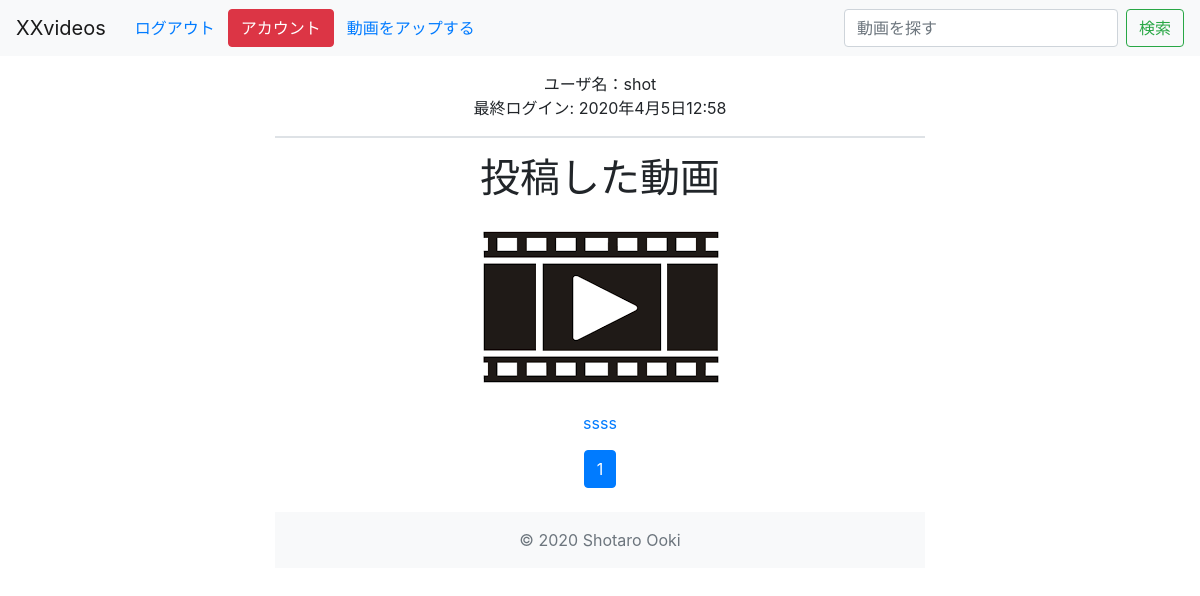
The app's page /user_page/ (signed in), older data.
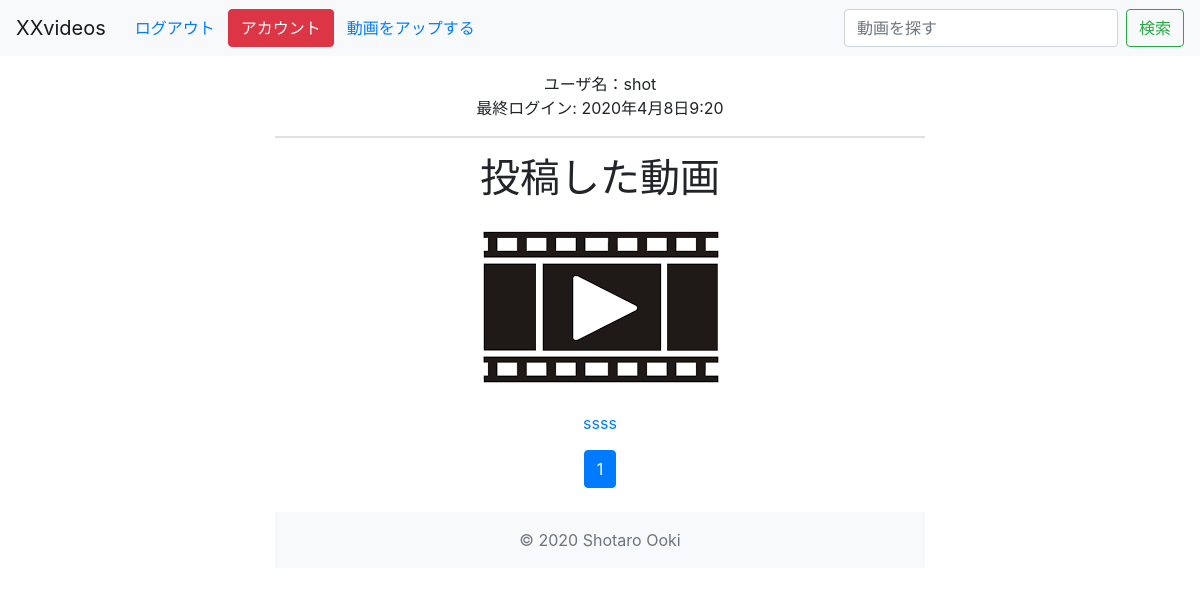
The same page, newer data.
### accounts/models.py (models this page shows)
class CustomUser(AbstractUser):
    class Meta:
        verbose_name_plural = 'CustomUser'

### movie_site/models.py (models this page shows, shortened)
class Movie(models.Model):
    title = models.CharField('動画のタイトル', max_length=255)
    setsumei = models.CharField('動画の説明 ※空白可', max_length=500, blank=True)
    samune = models.ImageField(
        'サムネイル ※空白可', upload_to='samune/', null=True, blank=True)
    upload = models.FileField('動画ファイル', upload_to="uploads/%Y/%m/%d/")
    created_at = models.DateTimeField('作成日', auto_now_add=True)
    updated_at = models.DateTimeField('更新日', auto_now=True)

### movie_site/views.py (the view)
# urls.py: path('user_page/',MovieUserPageView.as_view(),name='movie_user'),
class MovieUserPageView(ListView):
    model = Movie
    template_name = 'movie_site/movie_userpage.html'
    paginate_by = 5

### movie_site/templates/movie_site/movie_userpage.html
{% extends "base.html" %}
{% load static %}
{% block content %}
  <div class="container text-center" style="margin-top:1rem;">
      ユーザ名：{{ user.username }}<br>
      最終ログイン: {{ user.last_login }}<hr class="border">
    <h1>投稿した動画</h1>
        {% for movie in movie_list %}
        {% if movie.samune %}
            <a href="{% url 'movie_site:movie_detail' movie.pk %}">
                <img class="rounded mx-auto d-block" src="{{ movie.samune.url }}" alt="" allowfullscreen>
            </a>
        {% else %}
            <a href="{% url 'movie_site:movie_detail' movie.pk %}">
                <img class="rounded mx-auto d-block" src="{% static 'img/images.png' %}" alt="" allowfullscreen>
            </a>
        {% endif %}
            <a class="btn btn-link" href="{% url 'movie_site:movie_detail' movie.pk %}">
                {{movie.title}}
            </a>
        {% endfor %}
      {% include "pagination.html" %}
      {%include "footer.html"%}
  </div>
{% endblock %}

### movie_site/templates/base.html (shortened to what this page needs)
{% load static %}
<html lang="ja" class="h-100">
<head>
    <link rel="stylesheet" href="https://stackpath.bootstrapcdn.com/bootstrap/4.4.1/css/bootstrap.min.css">
    <link rel="stylesheet" href="{% static 'css/main.css' %}">
</head>
<body>
    <nav class="navbar navbar-expand-lg navbar-light bg-light">
        <a class="navbar-brand" href="{%  url 'movie_site:movie_top'  %}">XXvideos</a>
        <div class="collapse navbar-collapse" id="navbarTogglerDemo02">
            <ul class="navbar-nav mr-auto">
                {% if user.is_authenticated %}
                <li class="nav-item list-unstyled">
                    <a href="{% url 'account_logout' %}" class="btn btn-link">ログアウト</a>
                </li>
                <li class="nav-item list-unstyled">
                    <a href="{% url 'movie_site:movie_user' %}" class="btn btn-danger">アカウント</a>
                </li>
                 <li class="nav-item list-unstyled">
                    <a href="{% url 'movie_site:movie_upload' %}" class="btn btn-link">動画をアップする</a>
                </li>
                {% endif %}
            </ul>
            <form class="form-inline my-2 my-lg-0" method="GET" action="{% url 'movie_site:movie_search' %}">
                <input class="form-control mr-sm-2" type="search" placeholder="動画を探す" aria-label="Search" name="keyword">
                <button class="btn btn-outline-success my-2 my-sm-0" type="submit">検索</button>
            </form>
        </div>
    </nav>
    {% block content %} {% endblock %}
</body>
</html>

### movie_site/templates/pagination.html (shortened to what this page needs)
<div class="container">
    <div class="row">
        <div class="col-md-6 offset-md-3 py-2">
            <div class="text-center">
                <ul class="pagination justify-content-center">
                    {% for num in page_obj.paginator.page_range %}
                    {% if page_obj.number == num %}
                        <li class="page-item active"><a class="page-link" href="#!">{{ num }}</a></li>
                    {% else %}
                    <li class="page-item"><a class="page-link" href="?page={{ num }}">{{ num }}</a></li>
                    {% endif %}
                    {% endfor %}
                </ul>
            </div>
        </div>
    </div>
</div>

### movie_site/templates/footer.html
 <footer class="footer mt-auto py-3 bg-light">
    <div class="container">
      <span class="text-muted">&copy; 2020 Shotaro Ooki</span>
    </div>
  </footer>

### static/css/main.css (style rules this page uses)
.container { width: auto; max-width: 680px; padding: 0 15px; }

Row changes from the older to the newer data that the page shows:
changed CustomUser "shot": last_login "2020年4月5日12:58" → "2020年4月8日9:20"
